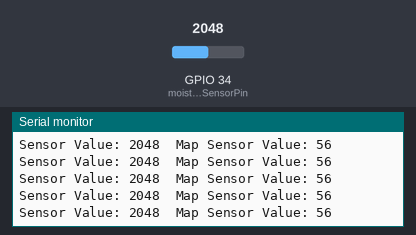
Bench run of a sketch on a simulated ESP32. On the bench: the last lines printed to the serial monitor. The inputs (shaded band) are chosen by the test bench; at power-on: GPIO 34 (moistureSensorPin) = 2048.

Above: at 2.2 s.
2.3 s: GPIO 34 (moistureSensorPin) set to 2866
At 2.31 s:
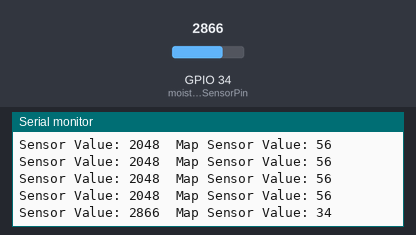
3.8 s: GPIO 34 (moistureSensorPin) set to 3603
At 3.82 s:
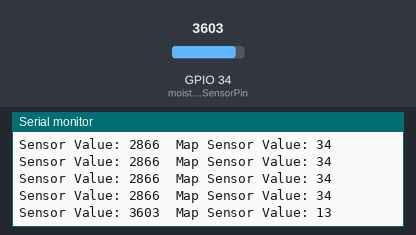
Timing chart, 0 to 6.8 s (numbered marks = the images above; inputs shaded):
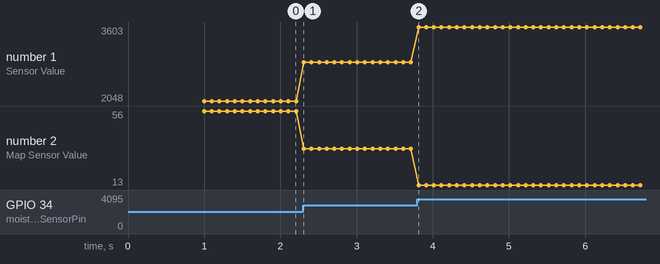

The sketch:

AnalogInput.ino
```cpp
const int moistureSensorPin = 34;

int moistureSensorValue = 0;

void setup()
{
	Serial.begin(115200);
	delay(1000);
}

void loop()
{
	moistureSensorValue = analogRead(moistureSensorPin);

	Serial.print("\nSensor Value: ");
	Serial.print(moistureSensorValue);

	moistureSensorValue = map(analogRead(moistureSensorPin), 4095, 500, 0, 100);

	Serial.print("\tMap Sensor Value: ");
	Serial.print(moistureSensorValue);

	delay(100);
}
```

Measured:
- after the input at 2.3 s, the serial monitor: prints a new line at once (image 1)
- after the input at 3.8 s, the serial monitor: prints a new line at once (image 2)
- plotted number 1: 2048 → 2866 after the input at 2.3 s, 2866 → 3603 after the input at 3.8 s
- plotted number 2: 56 → 34 after the input at 2.3 s, 34 → 13 after the input at 3.8 s
